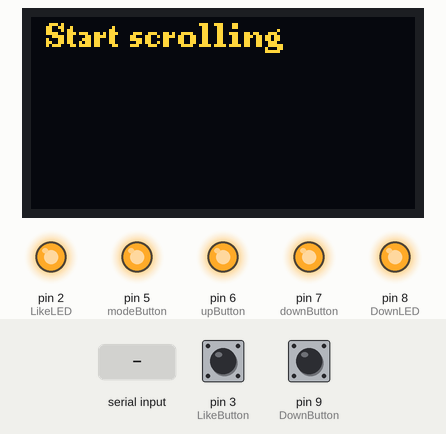
The sketch below on a simulated Arduino Leonardo, built with avr-gcc and run on an emulated ATmega32U4. On the bench: 128×64 one-colour display, output pins drawn as LEDs (lit = HIGH). Dashed ring = blinking. The inputs (shaded band) are chosen by the test bench; at power-on: pin 9 (DownButton) HIGH, pin 3 (LikeButton) HIGH. The OLED is the two-colour kind (top 16 rows yellow); random numbers use the default seed unless the sketch sets one; pins used as bus, display or sensor lines are not drawn; what the sketch prints to the serial monitor is not drawn.

Above: at 1.7 s.
1.8 s: "+" received over Serial
At 2.03 s:
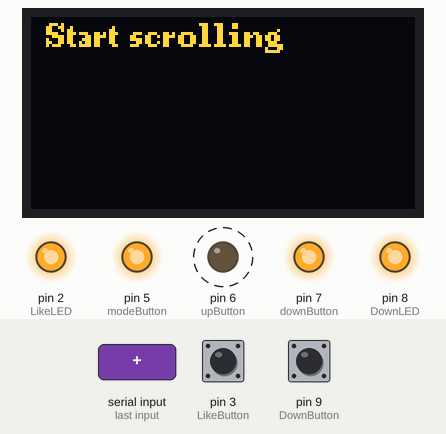
3.7 s: pin 9 (DownButton) pulled LOW for 0.15 s
At 4.6 s:
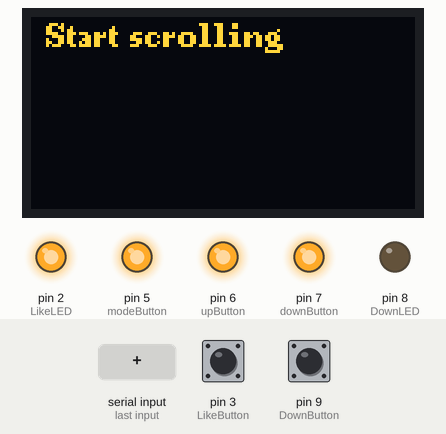
6.3 s: pin 3 (LikeButton) pulled LOW for 0.15 s
At 6.7 s:
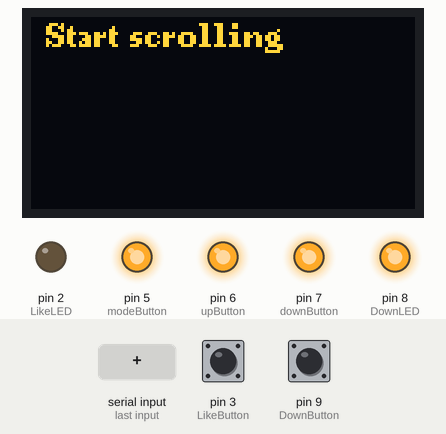
8.3 s: "-" received over Serial
At 8.53 s:
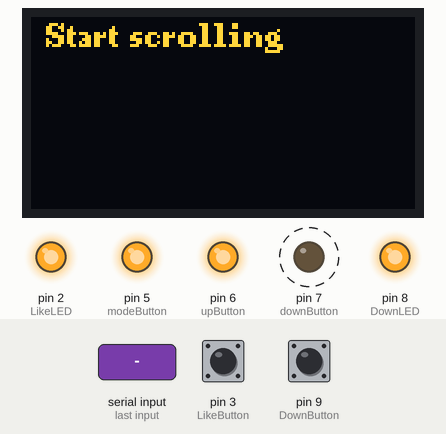
10.2 s: pin 3 (LikeButton) pulled LOW for 3.2 s
At 11.1 s:
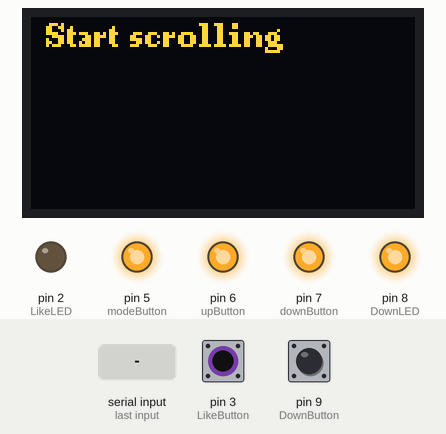
15.0 s: pin 9 (DownButton) pulled LOW for 3.2 s
At 16.0 s:
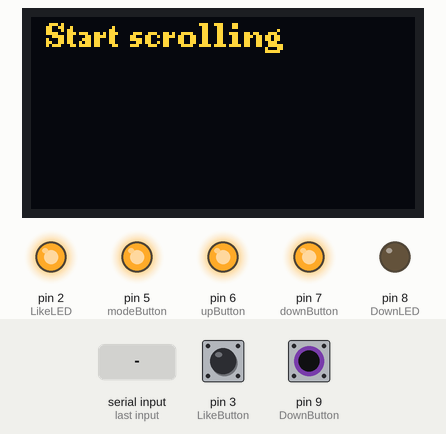
Timing chart, 0 to 19.8 s (numbered marks = the images above; inputs shaded):
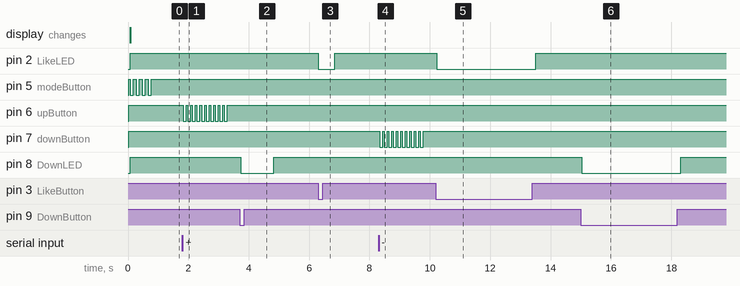

The sketch:

ArduinoScroller.ino
```cpp
#include "Keyboard.h"
#include <U8g2lib.h>
#include <Wire.h>

U8G2_SH1106_128X64_NONAME_F_HW_I2C display(U8G2_R0);

unsigned long sleepTimeout = 30000; //Run the sleepPrevention every 30 seconds
unsigned long nextTimeout = 0; //keep track of when to run sleep prevention
bool armed = false; //We can't just trigger directly, because a trigger might be received during sleep prevention, so we arm it, and fire when ready. Disarming is done in the fire() function.

const int LikeLED         = 2;
const int LikeButton      = 3;
const int DownLED         = 8;
const int DownButton      = 9;

int modeButton = 5;
int triggerButton = 4;
int upButton = 6;
int downButton = 7;
int powerLevel = 0;

const int scrollBreak    = 500;

int LikeButtonState = 0;
int DownButtonState = 0;
int UpButtonState = 0;

void setup() {
  // initialize control over the keyboard:
  //Keyboard.begin();
  display.begin();

  // put your setup code here, to run once:
  pinMode(LikeLED, OUTPUT);
  pinMode(LikeButton, INPUT);
  pinMode(DownLED, OUTPUT);
  pinMode(DownButton, INPUT);


  Serial.begin(115200);
  pinMode(modeButton, OUTPUT);
  pinMode(triggerButton, OUTPUT);
  pinMode(upButton, OUTPUT);
  pinMode(downButton, OUTPUT);
  //Buttons on the remote are active LOW
  digitalWrite(modeButton,HIGH);
  digitalWrite(triggerButton,HIGH);
  digitalWrite(upButton,HIGH);
  digitalWrite(downButton,HIGH);
}

void loop() {

    if (armed) {
    fire();
  }
  // put your main code here, to run repeatedly:
  display.clearBuffer();
  display.setFont(u8g2_font_ncenB08_tr);
  display.drawStr(5,10,"Start scrolling");
  display.sendBuffer();

  LikeButtonState = digitalRead(LikeButton);

    if (LikeButtonState == LOW) { // Button pressed
    // turn LED on:
    digitalWrite(LikeLED, LOW);
    Keyboard.write('l');  // press l key (like)
    delay(scrollBreak); //delay to not double scroll / like too fast
  }
  else {
    // turn LED off:
    digitalWrite(LikeLED, HIGH);
  }

  DownButtonState = digitalRead(DownButton);

    if (DownButtonState == LOW) { // Button pressed
    // turn LED on:
    digitalWrite(DownLED, LOW);
    Keyboard.write(KEY_DOWN_ARROW); // press arrow down button
  int randNum;
  randNum = random(0, 2);  // Generates 0 to 4

  if (randNum == 1) {
      armed = true;
  }

    delay(scrollBreak); //delay to not double scroll
  }
  else {
    // turn LED off:
    digitalWrite(DownLED, HIGH);
  }
  if(Serial.available()){ //Triggers on anything! CAREFUL!
    char RX = Serial.read();
    if(RX=='T') armed=true;
    if(RX=='+') setPowerLevel(powerLevel+10);
    if(RX=='-') setPowerLevel(powerLevel-10);
    //while(Serial.available()) Serial.read(); //flush the buffer.
}


  if(millis()>nextTimeout){
    sleepPrevention(); //4*(100+50)... sleep prevention routine takes around 600 milliseconds
  }


}
  void fire(){
    Serial.println("FIRING!");
    buttonPress(triggerButton,500);
    armed=false;

}

void buttonPress(int button, int duration){
  digitalWrite(button, LOW);
  delay(duration);
  digitalWrite(button, HIGH);
  delay(50);
}

void sleepPrevention(){
  for(int repetitions=4;repetitions>0;repetitions--){
  buttonPress(modeButton,100);
  delay(50);
  }
  nextTimeout=millis()+sleepTimeout;
}

void setPowerLevel(int target){

  if(target>100) target=100;
  if(target<0) target=0;

  Serial.print("Setting power level to "); Serial.println(target);
  while(target>powerLevel){
    buttonPress(upButton, 100);
    powerLevel++;
  }
  while(target<powerLevel){
    buttonPress(downButton, 100);
    powerLevel--;
  }

}
```

Measured:
- after the input at 1.8 s, pin 6 (upButton): alternates HIGH for 0.05 s and LOW for 0.10 s, 20 changes in all, then stays HIGH, starting at once
- after the input at 3.7 s, pin 8 (DownLED): HIGH → LOW at once, → HIGH 1.1 s later
- after the input at 6.3 s, pin 2 (LikeLED): HIGH → LOW at once, → HIGH 0.55 s later
- after the input at 8.3 s, pin 7 (downButton): alternates HIGH for 0.05 s and LOW for 0.10 s, 20 changes in all, then stays HIGH, starting at once
- after the input at 10.2 s, pin 2 (LikeLED): HIGH → LOW at once, → HIGH 3.3 s later
- after the input at 15.0 s, pin 8 (DownLED): HIGH → LOW at once, → HIGH 3.3 s later
- by itself, pin 5 (modeButton): alternates HIGH for 0.10 s and LOW for 0.10 s, 8 changes in all, then stays HIGH
